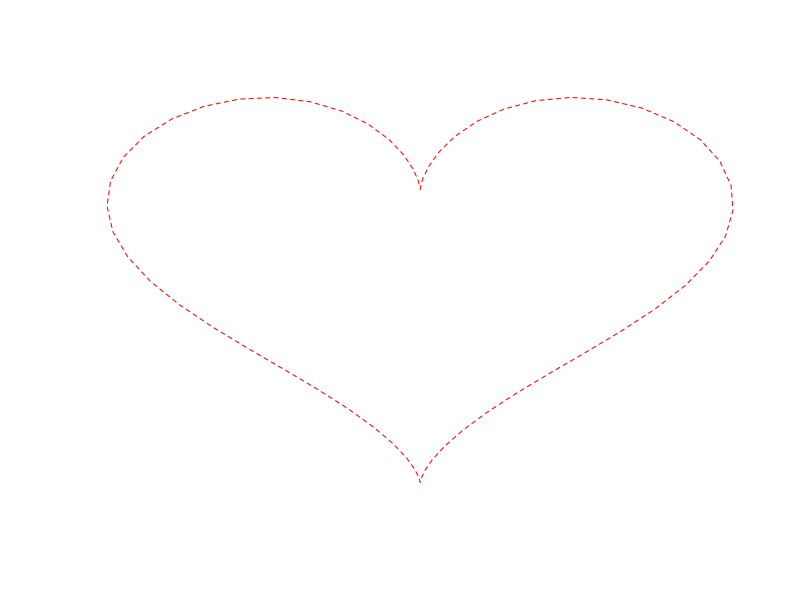
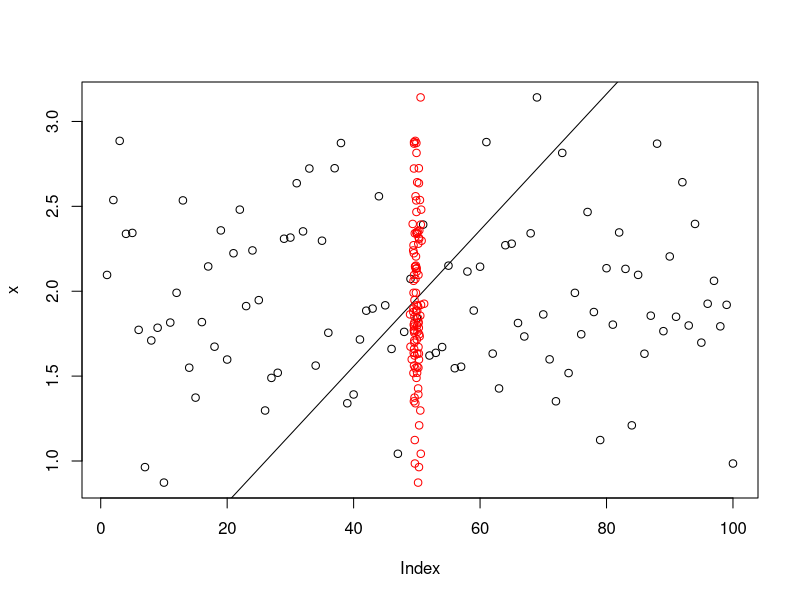

Reproduce these figures in R, in order.
## ---- chunk 1
knitr::opts_chunk$set(echo = FALSE)
## ---- chunk 2
data <- data.frame(t=seq(0, 2*pi, by=0.1) )
xfun <- function(t) 16*sin(t)^3
yfun <- function(t) 13*cos(t)-5*cos(2*t)-2*cos(3*t)-cos(4*t)
data$y <- yfun(data$t)
data$x <- xfun(data$t)

plot(data$x,data$y, type="l", col="red", lty=2, axes=F, ylab="", xlab="")
## ---- chunk 3

x <- rnorm(100, 2, 0.5)
y <- rnorm(100, 50, 0.4)
plot(x)
abline(lm(x~y))
points(y,x, col="red")
## ---- chunk 4
#Nice job! -Marius

x <- 2
y <- x*2
paste(y, "is the highest number in this time series")

